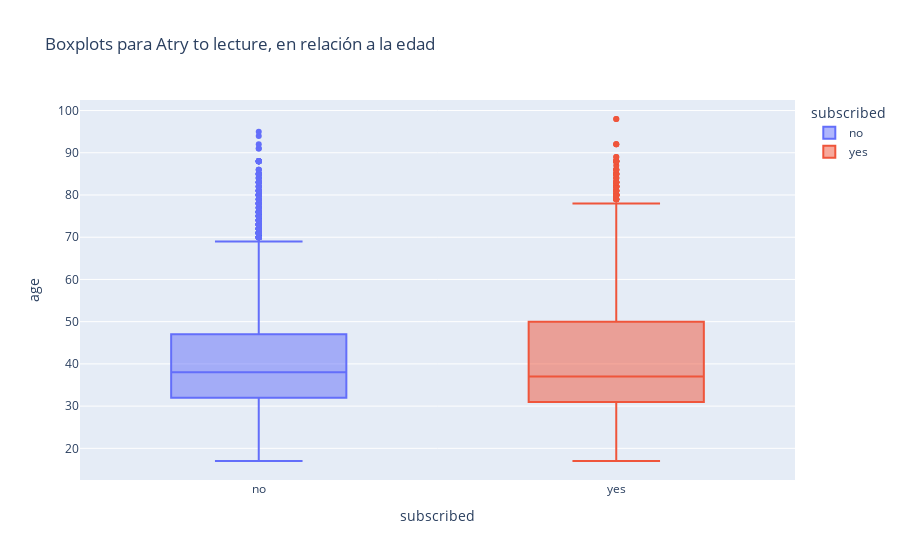

This figure's notebook cell:
### Code cell
import plotly.express as px
px.box(df,x = 'subscribed',y='age', color='subscribed',
       title='Boxplots para la edad de los suscriptores')

### Figure 1 — Plotly figure (JSON) as saved in the notebook; plotly's stock layout.template omitted (floating-point values rounded to 4 significant figures; data arrays with more than 128 entries replaced by an {"elided": "..."} marker saying what was removed)
{"data": [{"alignmentgroup": "True", "hovertemplate": "subscribed=%{x}<br>age=%{y}<extra></extra>", "legendgroup": "no", "marker": {"color": "#636efa"}, "name": "no", "notched": false, "offsetgroup": "no", "orientation": "v", "showlegend": true, "type": "box", "x": {"elided": "36531 str values"}, "x0": " ", "xaxis": "x", "y": {"elided": "36531 int values"}, "y0": " ", "yaxis": "y"}, {"alignmentgroup": "True", "hovertemplate": "subscribed=%{x}<br>age=%{y}<extra></extra>", "legendgroup": "yes", "marker": {"color": "#EF553B"}, "name": "yes", "notched": false, "offsetgroup": "yes", "orientation": "v", "showlegend": true, "type": "box", "x": {"elided": "4638 str values"}, "x0": " ", "xaxis": "x", "y": {"elided": "4638 int values"}, "y0": " ", "yaxis": "y"}], "layout": {"boxmode": "overlay", "legend": {"title": {"text": "subscribed"}, "tracegroupgap": 0}, "title": {"text": "Boxplots para Atry to lecture, en relación a la edad"}, "xaxis": {"anchor": "y", "categoryarray": ["no", "yes", null], "categoryorder": "array", "domain": [0, 1], "title": {"text": "subscribed"}}, "yaxis": {"anchor": "x", "domain": [0, 1], "title": {"text": "age"}}}}
